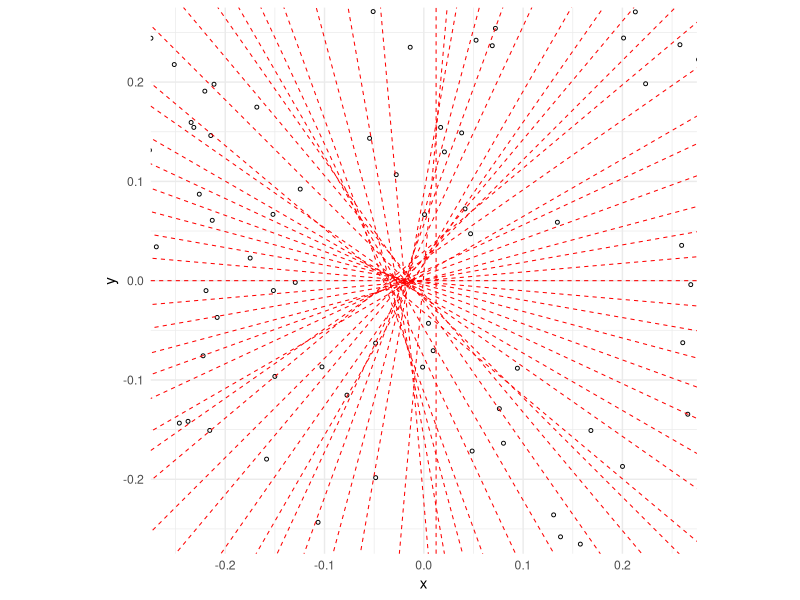

This figure's R source:
library(ggplot2)
library(dplyr)
library(tidyr)
library(R.utils)

n <- 1000
points <- data.frame(
  x = runif(n, -1, 1),
  y = runif(n, -1, 1),
  n = 1
  # n = 2 * rpois(500, 3) + 3
)

bisector <- function(pts, angle) {
  a <- angle * pi / 180
  rot_m <- matrix(c(cos(a), sin(a), -sin(a), cos(a)), 2, 2, byrow = 2)
  pts_r <- rot_m %*% t(pts[, 1:2])
  median_x <- median(pts_r[1, ])
  list(A = sin(a), B = -cos(a), C = -median_x * sin(a))
}

xintercepts <- c()
yintercepts <- c()
slopes <- c()
intercepts <- c()

for (angle in seq(0, 175, 5)) {
  bs <- bisector(points, angle)
  if (isZero(bs$A)) {
    yintercepts <- c(yintercepts, bs$C / bs$B)
  } else if (isZero(bs$B)) {
    xintercepts <- c(xintercepts, bs$C / bs$A)
  } else {
    slopes <- c(slopes, -bs$A / bs$B)
    intercepts <- c(intercepts, -bs$C / bs$B)
  }
}

ggplot(points) + 
  geom_point(aes(x = x, y = y), size = 1, shape = 1) +
  coord_equal(xlim = .25 * c(-1, 1), ylim = .25 * c(-1, 1)) + 
  geom_hline(
    data = data.frame(y = yintercepts), 
    aes(yintercept = y), lwd = 0.35, colour = "red", linetype = "dashed") +
  geom_vline(
    data = data.frame(x = xintercepts), 
    aes(xintercept = x), lwd = 0.35, colour = "red", linetype = "dashed") +
  geom_abline(
    data = data.frame(slope = slopes, intercept = intercepts), 
    aes(slope = slope, intercept = intercept), lwd = 0.35, 
    colour = "red", linetype = "dashed") +
  theme_minimal()
  
